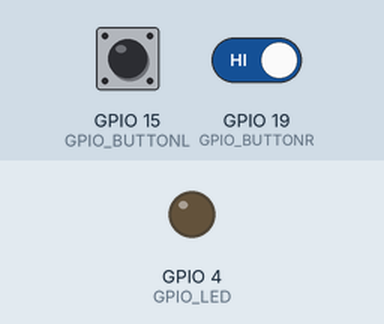
A sketch run on a simulated ESP32. On the bench: output pins drawn as LEDs (lit = HIGH). Dashed ring = blinking. The inputs (shaded band) are chosen by the test bench; at power-on: GPIO 15 (GPIO_BUTTONL) HIGH, GPIO 19 (GPIO_BUTTONR) HIGH. WiFi joins after 1.5 s; servers stay silent unless stated; the local clock reads 2024-03-15 10:24:30 at power-on unless the sketch sets it; what the sketch prints to the serial monitor is not drawn.

Above: at 4.7 s.
4.8 s: GPIO 15 (GPIO_BUTTONL) driven LOW and GPIO 19 (GPIO_BUTTONR) driven LOW
At 5.6 s:
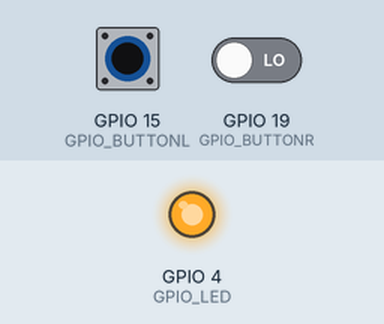
6.3 s: GPIO 15 (GPIO_BUTTONL) driven HIGH
At 6.6 s:
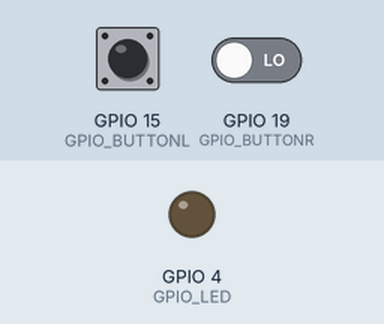
7.8 s: GPIO 15 (GPIO_BUTTONL) driven LOW
At 9.0 s:
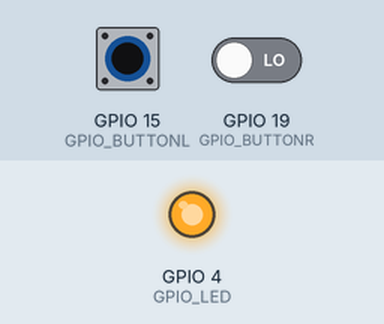
9.3 s: GPIO 15 (GPIO_BUTTONL) pulsed HIGH 5 times (0.12 s each, 0.3 s apart)
At 10.41 s:
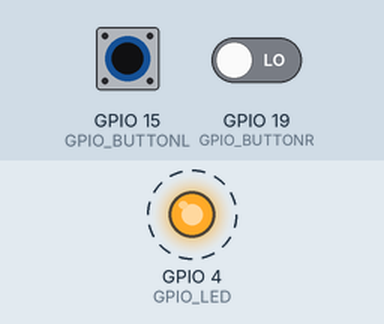
Timing chart, 0 to 12.3 s (numbered marks = the images above; inputs shaded):
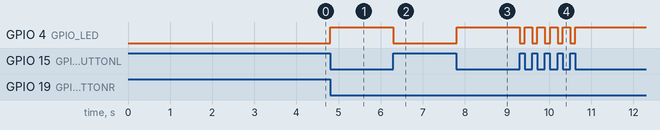

The sketch:

press2_time.ino
```cpp
#define GPIO_LED 4
#define GPIO_BUTTONL 15
#define GPIO_BUTTONR 19
#include <WiFi.h>
#include "secret.h"
#include "time.h"
#include "esp_sntp.h"


static QueueHandle_t xqueue;
static QueueHandle_t queue;
static const int reset_press = -998;
static void debounce_task(void *argp) {
unsigned button_gpio = *(unsigned*)argp;
uint32_t level, state = 0;
uint32_t mask = 0x7FFFFFFF;
int event, last = -999;
for (;;) {
level = !digitalRead(button_gpio);
state = (state << 1) | level;
if ( (state & mask) == mask )
event = button_gpio; // Press
else
event = -button_gpio; // Release

if ( event != last ) {
if ( xQueueSendToBack(queue,&event,0) == pdPASS ) {
last = event;
} else if ( event < 0 ) {
do {
xQueueReset(queue); // Empty queue
} while ( xQueueSendToBack(queue,&reset_press,0) != pdPASS );
last = event;
}
}
taskYIELD();
}
}
//
// Hydraulic Press Task (LED)
//
static void press_task(void *argp) {
static const uint32_t enable = (1 << GPIO_BUTTONL)
| (1 << GPIO_BUTTONR);
BaseType_t s;
int event;
uint32_t state = 0;

// Make sure press is OFF
digitalWrite(GPIO_LED,LOW);
for (;;) {
s = xQueueReceive(
queue,
&event,
portMAX_DELAY
);
assert(s == pdPASS);
if ( event == reset_press ) {
digitalWrite(GPIO_LED,LOW);
state = 0; printf("RESET!!\n");
continue;
}
if ( event >= 0 ) {
// Button press
state |= 1 << event;
} else {
// Button release
state &= ~(1 << -event);
}
if ( state == enable ) {
// Activate press when both
// Left and Right buttons are
// pressed.
digitalWrite(GPIO_LED,HIGH);
char trash[64];
printf("Pressed\r\n");
if( xQueueSendToBack( xqueue, printLocalTime(), 0) != pdPASS)
{
  xQueueReceive(xqueue, &trash, 0);
  printf("Into the thrash: %s\r\n", trash);
  xQueueSendToBack( xqueue, printLocalTime(), 0);
  xQueueReset(queue);
}
} else {
// Deactivate press
digitalWrite(GPIO_LED,LOW);
}
}
}
//
// Initialization:
//
void setup() {
WiFi_connect();
int app_cpu = xPortGetCoreID();
static int left = GPIO_BUTTONL;
static int right = GPIO_BUTTONR;
TaskHandle_t h;
BaseType_t rc;
xqueue = xQueueCreate( 5, 64 * sizeof( char ) );
delay(2000); // Allow USB to connect
queue = xQueueCreate(2,sizeof(int));
assert(queue);
pinMode(GPIO_LED,OUTPUT);
pinMode(GPIO_BUTTONL,INPUT_PULLUP);
pinMode(GPIO_BUTTONR,INPUT_PULLUP);
rc = xTaskCreatePinnedToCore(
debounce_task,
"debounceL",
2048, // Stack size
&left, // Left button gpio
1, // Priority
&h, // Task handle
app_cpu // CPU
);
assert(rc == pdPASS);
assert(h);

rc = xTaskCreatePinnedToCore(
debounce_task,
"debounceR",
2048, // Stack size
&right, // Right button gpio
1, // Priority
&h, // Task handle
app_cpu // CPU
);
assert(rc == pdPASS);
assert(h);

rc = xTaskCreatePinnedToCore(
press_task,
"led",
2048, // Stack size
nullptr, // Not used
1, // Priority
&h, // Task handle
app_cpu // CPU
);
assert(rc == pdPASS);
assert(h);
 sntp_setoperatingmode(SNTP_OPMODE_POLL);
 sntp_setservername(0, "pool.ntp.org");
 sntp_init();
 setenv("TZ", "CET-1CEST-2,M3.5.0/02:00:00,M10.5.0/03:00:00", 1);
 tzset();
}
void WiFi_connect(){
  WiFi.begin(ssid, password);
  while (WiFi.status() != WL_CONNECTED) {
      delay(500);
      printf(".");
  }
  printf(" CONNECTED\r\n");
}
char* printLocalTime()
{
 //https://docs.espressif.com/projects/esp-idf/en/latest/esp32/apireference/system/system_time.html
 time_t now;
 char *time_buf = (char*)malloc(64 * sizeof(char));
 struct tm timeinfo;
 time(&now);
 localtime_r(&now, &timeinfo);
 strftime(time_buf, (64 * sizeof(char)), "%c", &timeinfo);
 //ESP_LOGI(TAG, "\r\nThe current date/time is: %s\r\n", time_buf);
 return time_buf;
}
const char* ntpServer = "nl.pool.ntp.org";
const long gmtOffset_sec = 3600;
const int daylightOffset_sec = 3600;

// Not used:
void loop() {
vTaskDelete(nullptr);
}
```

secret.h
```cpp
// data below is set as a define in the file secret.h
const char* ssid       = "test12^";
const char* password   = "test1234567";
```

Measured:
- after the input at 4.8 s, GPIO 4 (GPIO_LED): LOW → HIGH at once
- after the input at 6.3 s, GPIO 4 (GPIO_LED): HIGH → LOW at once
- after the input at 7.8 s, GPIO 4 (GPIO_LED): LOW → HIGH at once
- after the input at 9.3 s, GPIO 4 (GPIO_LED): alternates HIGH for 0.18 s and LOW for 0.12 s, 10 changes in all, then stays HIGH, starting at once
